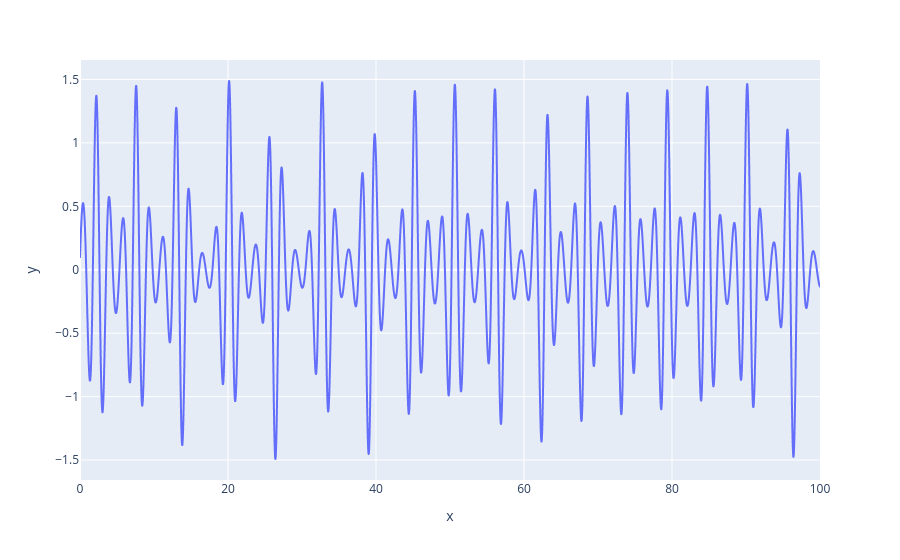

The code cell stored with this chart in its notebook:
### Code cell
fig1 = px.line(x=t, y = x[:,0])
fig1.show()

### Figure 1 — Plotly figure (JSON) as saved in the notebook; plotly's stock layout.template omitted (floating-point values rounded to 4 significant figures; data arrays with more than 128 entries replaced by an {"elided": "..."} marker saying what was removed)
{"data": [{"hovertemplate": "x=%{x}<br>y=%{y}<extra></extra>", "legendgroup": "", "line": {"color": "#636efa", "dash": "solid"}, "marker": {"symbol": "circle"}, "mode": "lines", "name": "", "showlegend": false, "type": "scattergl", "x": {"elided": "10000 float values"}, "xaxis": "x", "y": {"elided": "10000 float values"}, "yaxis": "y"}], "layout": {"legend": {"tracegroupgap": 0}, "margin": {"t": 60}, "xaxis": {"anchor": "y", "domain": [0, 1], "title": {"text": "x"}}, "yaxis": {"anchor": "x", "domain": [0, 1], "title": {"text": "y"}}}}
